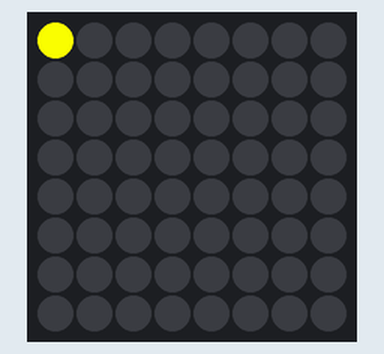
Bench run of a program on a simulated Raspberry Pi (BCM pin numbers) with a Sense HAT. Parts: the Sense HAT's 8×8 RGB LED matrix. At 7.0 s the program stops and its outputs stay as they are.

Above: at 0.14 s.
At 0.89 s:
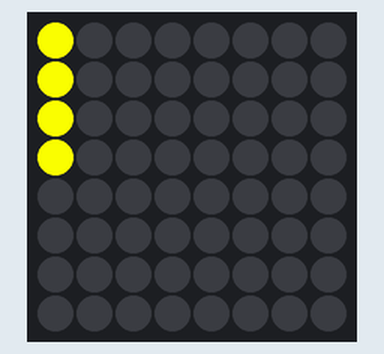
At 1.65 s:
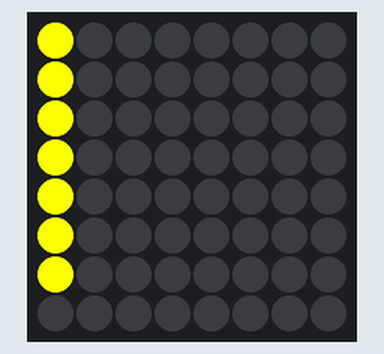
At 2.4 s:
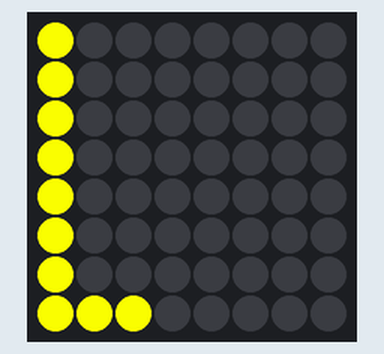
At 3.4 s:
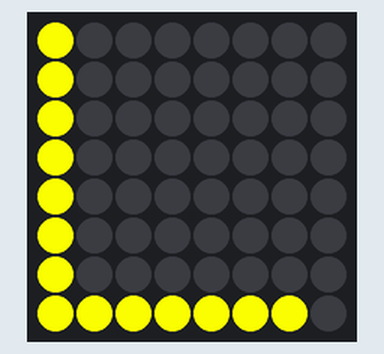
At 6.8 s:
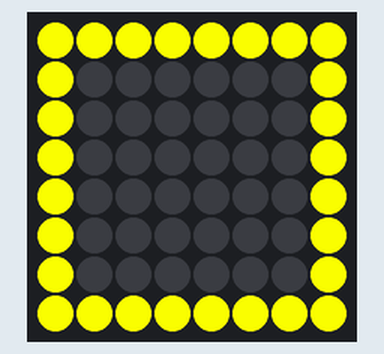

The program:

xyz.py
```python
from sense_hat import SenseHat
import time
s = SenseHat()
s.clear()
X = (255, 255, 0)
O = (0,0,0)
grid0 = [O, O, O, O, O, O, O, O, O, O, O, O, O, O, O, O, O, O, O, O, O, O, O, O, O, O, O, O, O, O, O, O, O, O, O, O, O, O, O, O, O, O, O, O, O, O, O, O, O, O, O, O, O, O, O, O, O, O, O, O, O, O, O, O]
i = 0
pos0 = 0
while i<7:
 del grid0[pos0]
 grid0.insert(pos0,X)
 pos0 = pos0 + 8
 i=i+1
 s.set_pixels(grid0)
 time.sleep(.25)
q = 0
while q<7:
 del grid0[pos0]
 grid0.insert(pos0,X)
 pos0 =  pos0 + 1
 q=q+1
 s.set_pixels(grid0)
 time.sleep(.25)
r = 0
while r<7:
 del grid0[pos0]
 grid0.insert(pos0,X)
 pos0 = pos0 -8
 r=r+1
 s.set_pixels(grid0)
 time.sleep(.25)
t = 0
while t<7:
 del grid0[pos0]
 grid0.insert(pos0,X)
 pos0 = pos0 - 1
 t=t+1
 s.set_pixels(grid0)
 time.sleep(.25)
```
